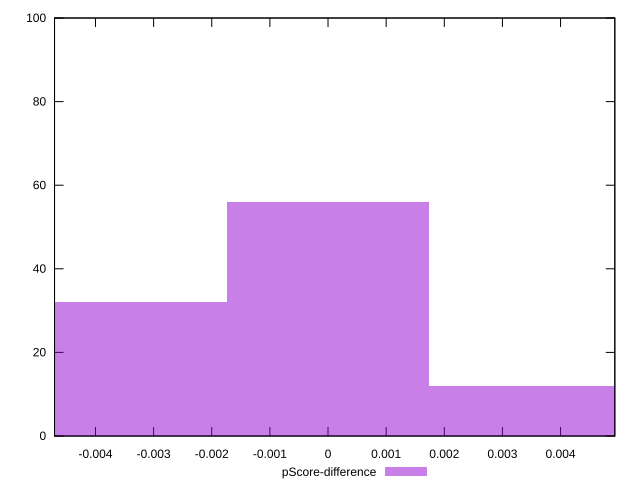

Generate this figure with gnuplot:
reset

$pScoreDifference <<EOF
0 56
0.003475358461870905 12
-0.003475358461870905 32
EOF

set key outside below
set boxwidth 0.003475358461870905
set xrange [-0.004704166666294141:0.004933333333333345]
set yrange [0:100]
set trange [0:100]
set style fill transparent solid 0.5 noborder
set terminal svg size 640, 490 enhanced background rgb 'white'
set output "reprap/uses-rel-preconnect/samples/pages+cached+noexternal+nomedia+nocss/pScore-difference/histogram.svg"

plot $pScoreDifference title "pScore-difference" with boxes

reset
